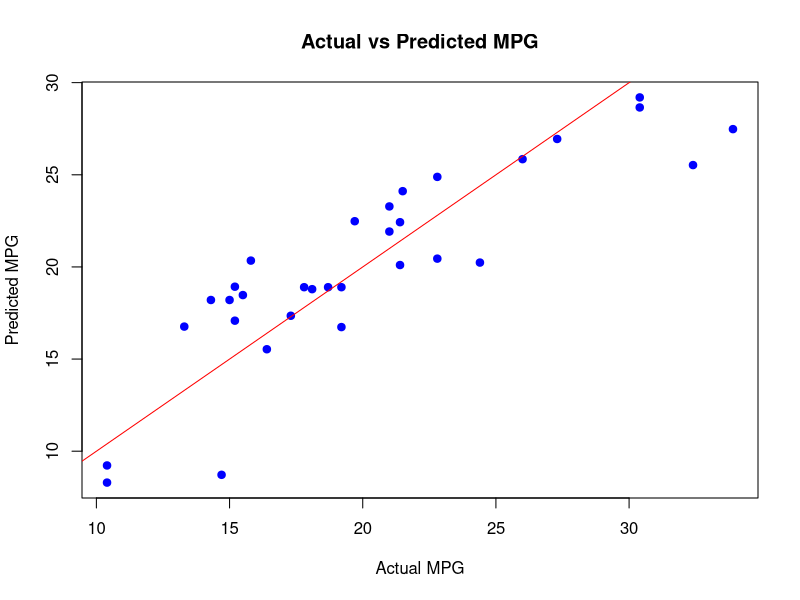

Write R code to recreate this figure.
# Create input data
input <- mtcars[, c("mpg", "wt")]

# Fit the model
Model <- lm(mpg ~ wt , data = input)
print(Model)
# Get predicted values
predicted_mpg <- predict(Model)

# Plot actual vs predicted mpg
plot(input$mpg, predicted_mpg,
     xlab = "Actual MPG",
     ylab = "Predicted MPG",
     main = "Actual vs Predicted MPG",
     pch = 19, col = "blue")
abline(0, 1, col = "red")  # Add y = x line for reference
